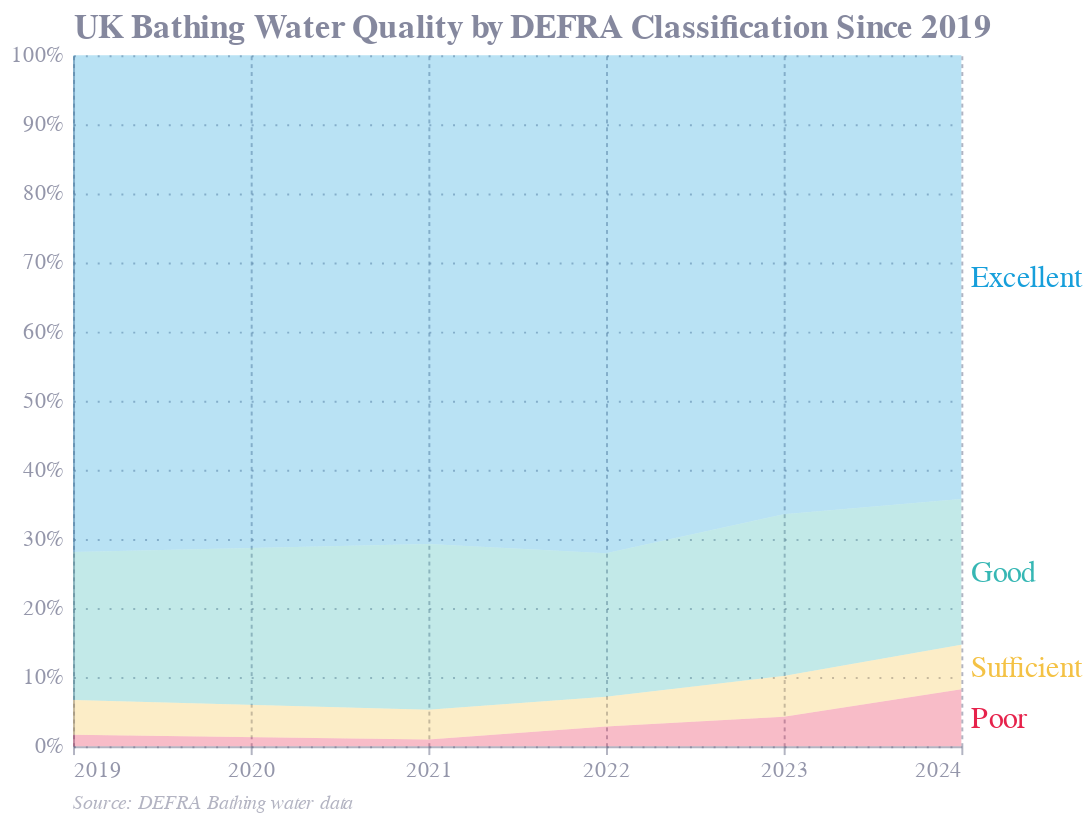

The notebook cell saved with this chart:
### Code cell
# Use helper methods
styles.add_source(final_chart, 'DEFRA Bathing water data')

### Figure 1 — Vega-Lite specification as saved in the notebook (floating-point values rounded to 4 significant figures)
{"config": {"font": "Circular Std", "text": {"color": "#676A86", "align": "left", "baseline": "middle", "dx": 7, "dy": 0, "fontSize": 11}, "view": {"stroke": null, "continuousWidth": 400, "continuousHeight": 300, "discreteWidth": 400, "discreteHeight": 300}, "range": {"category": ["#36B7B4", "#E6224B", "#F4C245", "#0063AF", "#00A767", "#179FDB", "#EB5C2E"], "diverging": ["#E6224B", "#E54753", "#C9C9C9", "#179FDB", "#122B39"], "heatmap": ["#C9C9C9", "#179FDB", "#0063AF", "#122B39"], "ordinal": ["#00A767", "#36B7B4", "#179FDB", "#0063AF", "#243B5A"]}, "bar": {"color": "#179fdb"}, "line": {"color": "#e6224b"}, "rule": {"color": "#676A86"}, "area": {"opacity": 0.3}, "point": {"filled": true, "size": 80, "color": "#e6224b", "opacity": 0.95}, "geoshape": {"stroke": "white", "strokeWidth": 0.3}, "rect": {"fill": "#d6d4d4", "opacity": 0.3}, "axis": {"labelColor": "#676A86", "labelFontSize": 11, "labelFont": "Circular Std", "labelOpacity": 0.7, "tickColor": "#676A86", "tickOpacity": 0.5, "domainColor": "#676A86", "domainOpacity": 0.5, "gridColor": "#676A86", "gridDash": [2, 2], "gridOpacity": 0.5, "title": null, "titleColor": "#676A86", "titleOpacity": 0.8, "tickSize": 4}, "axisXDiscrete": {"grid": false, "labelAngle": 0, "tickCount": 10, "tickOpacity": 0.5, "title": null}, "axisYDiscrete": {"ticks": false, "labelPadding": 5}, "axisXTemporal": {"grid": false, "ticks": true}, "axisXQuantitative": {"grid": true}, "axisYQuantitative": {"gridColor": "#676A86", "gridDash": [1, 5], "gridOpacity": 0.5, "ticks": false, "labelPadding": 5, "tickCount": 8, "titleAngle": 0, "titleAlign": "left", "titleBaseline": "bottom", "titleX": 0, "titleY": -5}, "title": {"color": "#676A86E6", "subtitleColor": "#676A86", "font": "Circular Std", "subtitleFont": "Circular Std", "anchor": "start", "fontSize": 14, "subtitleFontSize": 12, "subtitlePadding": 4, "offset": 0, "frame": "group"}, "legend": {"titleColor": "#122b39", "title": null, "labelColor": "#122b39", "labelFontSize": 11}}, "layer": [{"data": {"name": "data-4d5f0b36afb0f2d41f2647d88fb7e51a"}, "mark": {"type": "area"}, "encoding": {"color": {"field": "classificationLabel", "legend": null, "scale": {"domain": ["Excellent", "Good", "Sufficient", "Poor"], "range": ["#179fdb", "#36b7b4", "#f4c245", "#e6224b"]}, "sort": ["Excellent", "Good", "Sufficient", "Poor"], "type": "nominal"}, "order": {"field": "classification_order", "type": "quantitative"}, "x": {"axis": {"format": "0.0f", "tickCount": 6}, "field": "year", "type": "quantitative"}, "y": {"axis": {"format": "0.0%", "titleFontSize": 17}, "field": "share", "title": "UK Bathing Water Quality by DEFRA Classification Since 2019", "type": "quantitative"}}}, {"data": {"name": "data-136e2659433d00522e9ac9b075c950db"}, "mark": {"type": "text", "align": "left", "baseline": "middle", "dx": 5, "fontSize": 15}, "encoding": {"color": {"field": "classificationLabel", "scale": {"domain": ["Excellent", "Good", "Sufficient", "Poor"], "range": ["#179fdb", "#36b7b4", "#f4c245", "#e6224b"]}, "type": "nominal"}, "text": {"field": "classificationLabel", "type": "nominal"}, "x": {"field": "year", "type": "quantitative"}, "y": {"field": "y_mid", "type": "quantitative"}}}], "height": 350, "title": {"text": "Source: DEFRA Bathing water data", "color": "#676A8680", "dx": 0, "fontSize": 10, "fontStyle": "italic", "fontWeight": "normal", "frame": "group", "offset": 7, "orient": "bottom"}, "width": 450, "$schema": "https://vega.github.io/schema/vega-lite/v5.20.1.json", "datasets": {"data-4d5f0b36afb0f2d41f2647d88fb7e51a": [{"classificationLabel": "Excellent", "year": 2019, "EUBWID_x": 302, "EUBWID_y": 420, "share": 0.719, "classification_order": 3}, {"classificationLabel": "Excellent", "year": 2021, "EUBWID_x": 295, "EUBWID_y": 417, "share": 0.7074, "classification_order": 3}, {"classificationLabel": "Excellent", "year": 2022, "EUBWID_x": 302, "EUBWID_y": 419, "share": 0.7208, "classification_order": 3}, {"classificationLabel": "Excellent", "year": 2023, "EUBWID_x": 281, "EUBWID_y": 423, "share": 0.6643, "classification_order": 3}, {"classificationLabel": "Excellent", "year": 2024, "EUBWID_x": 289, "EUBWID_y": 450, "share": 0.6422, "classification_order": 3}, {"classificationLabel": "Good", "year": 2019, "EUBWID_x": 90, "EUBWID_y": 420, "share": 0.2143, "classification_order": 2}, {"classificationLabel": "Good", "year": 2021, "EUBWID_x": 100, "EUBWID_y": 417, "share": 0.2398, "classification_order": 2}, {"classificationLabel": "Good", "year": 2022, "EUBWID_x": 87, "EUBWID_y": 419, "share": 0.2076, "classification_order": 2}, {"classificationLabel": "Good", "year": 2023, "EUBWID_x": 99, "EUBWID_y": 423, "share": 0.234, "classification_order": 2}, {"classificationLabel": "Good", "year": 2024, "EUBWID_x": 95, "EUBWID_y": 450, "share": 0.2111, "classification_order": 2}, {"classificationLabel": "Poor", "year": 2019, "EUBWID_x": 7, "EUBWID_y": 420, "share": 0.01667, "classification_order": 0}, {"classificationLabel": "Poor", "year": 2021, "EUBWID_x": 4, "EUBWID_y": 417, "share": 0.009592, "classification_order": 0}, {"classificationLabel": "Poor", "year": 2022, "EUBWID_x": 12, "EUBWID_y": 419, "share": 0.02864, "classification_order": 0}, {"classificationLabel": "Poor", "year": 2023, "EUBWID_x": 18, "EUBWID_y": 423, "share": 0.04255, "classification_order": 0}, {"classificationLabel": "Poor", "year": 2024, "EUBWID_x": 37, "EUBWID_y": 450, "share": 0.08222, "classification_order": 0}, {"classificationLabel": "Sufficient", "year": 2019, "EUBWID_x": 21, "EUBWID_y": 420, "share": 0.05, "classification_order": 1}, {"classificationLabel": "Sufficient", "year": 2021, "EUBWID_x": 18, "EUBWID_y": 417, "share": 0.04317, "classification_order": 1}, {"classificationLabel": "Sufficient", "year": 2022, "EUBWID_x": 18, "EUBWID_y": 419, "share": 0.04296, "classification_order": 1}, {"classificationLabel": "Sufficient", "year": 2023, "EUBWID_x": 25, "EUBWID_y": 423, "share": 0.0591, "classification_order": 1}, {"classificationLabel": "Sufficient", "year": 2024, "EUBWID_x": 29, "EUBWID_y": 450, "share": 0.06444, "classification_order": 1}], "data-136e2659433d00522e9ac9b075c950db": [{"classificationLabel": "Poor", "year": 2024, "EUBWID_x": 37, "EUBWID_y": 450, "share": 0.08222, "classification_order": 0, "y0": 0.0, "y1": 0.08222, "y_mid": 0.04111}, {"classificationLabel": "Sufficient", "year": 2024, "EUBWID_x": 29, "EUBWID_y": 450, "share": 0.06444, "classification_order": 1, "y0": 0.08222, "y1": 0.1467, "y_mid": 0.1144}, {"classificationLabel": "Good", "year": 2024, "EUBWID_x": 95, "EUBWID_y": 450, "share": 0.2111, "classification_order": 2, "y0": 0.1467, "y1": 0.3578, "y_mid": 0.2522}, {"classificationLabel": "Excellent", "year": 2024, "EUBWID_x": 289, "EUBWID_y": 450, "share": 0.6422, "classification_order": 3, "y0": 0.3578, "y1": 1.0, "y_mid": 0.6789}]}}
